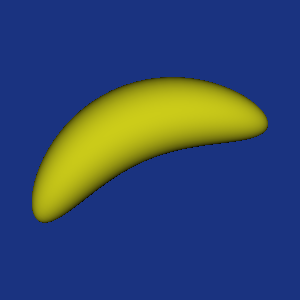

The Python source for this figure:
#!/usr/bin/env python

# Demonstrate vtkWeightedTransformFilter to create a banana-shaped deformation
# of a sphere using two interpolated transforms.

# Factory overrides
import vtkmodules.vtkInteractionStyle  # noqa: F401
import vtkmodules.vtkRenderingFreeType  # noqa: F401
import vtkmodules.vtkRenderingOpenGL2  # noqa: F401

from vtkmodules.vtkCommonCore import vtkFloatArray
from vtkmodules.vtkCommonTransforms import vtkTransform
from vtkmodules.vtkFiltersGeneral import vtkTransformFilter
from vtkmodules.vtkFiltersHybrid import vtkWeightedTransformFilter
from vtkmodules.vtkFiltersSources import vtkSphereSource
from vtkmodules.vtkRenderingCore import (
    vtkActor,
    vtkPolyDataMapper,
    vtkRenderWindow,
    vtkRenderWindowInteractor,
    vtkRenderer,
)

# Use a sphere as a basis of the shape
sphere = vtkSphereSource()
sphere.SetPhiResolution(40)
sphere.SetThetaResolution(40)
sphere.Update()
sphere_data = sphere.GetOutput()

# Create a data array to hold the weighting coefficients
tf_array = vtkFloatArray()
npoints = sphere_data.GetNumberOfPoints()
tf_array.SetNumberOfComponents(2)
tf_array.SetNumberOfTuples(npoints)

# Parameterize the sphere along the z axis, fill weights with (1-a, a)
for i in range(npoints):
    pt = sphere_data.GetPoint(i)
    z = pt[2]
    zn = z + 0.5
    zn1 = 1.0 - zn
    if zn > 1.0:
        zn = 1.0
    if zn1 < 0.0:
        zn1 = 0.0
    tf_array.SetComponent(i, 0, zn1)
    tf_array.SetComponent(i, 1, zn)

# Bind the weights array to the sphere
tf_array.SetName("weights")
sphere_data.GetPointData().AddArray(tf_array)

# Stretch the shape
stretch = vtkTransform()
stretch.Scale(1, 1, 3.2)

stretch_filter = vtkTransformFilter()
stretch_filter.SetInputData(sphere_data)
stretch_filter.SetTransform(stretch)

# Create two transforms to interpolate between
identity = vtkTransform()
identity.Identity()

rotated_angle = 45
rotated = vtkTransform()
rotated.RotateX(rotated_angle)

# Apply weighted transform
weighted_trans = vtkWeightedTransformFilter()
weighted_trans.SetNumberOfTransforms(2)
weighted_trans.SetTransform(identity, 0)
weighted_trans.SetTransform(rotated, 1)
weighted_trans.SetWeightArray("weights")
weighted_trans.SetInputConnection(stretch_filter.GetOutputPort())

weighted_trans_mapper = vtkPolyDataMapper()
weighted_trans_mapper.SetInputConnection(weighted_trans.GetOutputPort())

weighted_trans_actor = vtkActor()
weighted_trans_actor.SetMapper(weighted_trans_mapper)
weighted_trans_actor.GetProperty().SetDiffuseColor(0.8, 0.8, 0.1)
weighted_trans_actor.GetProperty().SetRepresentationToSurface()

# Renderer
renderer = vtkRenderer()
renderer.AddActor(weighted_trans_actor)
renderer.SetBackground(0.1, 0.2, 0.5)

# Window
render_window = vtkRenderWindow()
render_window.AddRenderer(renderer)
render_window.SetSize(300, 300)
render_window.SetWindowName("banana")

# Interactor
interactor = vtkRenderWindowInteractor()
interactor.SetRenderWindow(render_window)

renderer.ResetCamera()
renderer.GetActiveCamera().Azimuth(90)
renderer.GetActiveCamera().Dolly(1)

# Apply the rotation inline (was def cmd)
rotated.Identity()
rotated.RotateX(rotated_angle)

interactor.Initialize()
interactor.Start()
